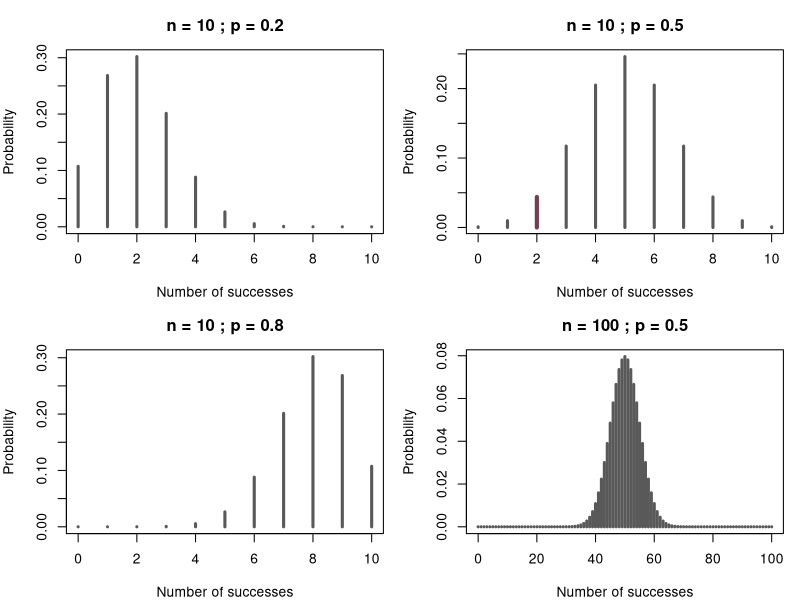
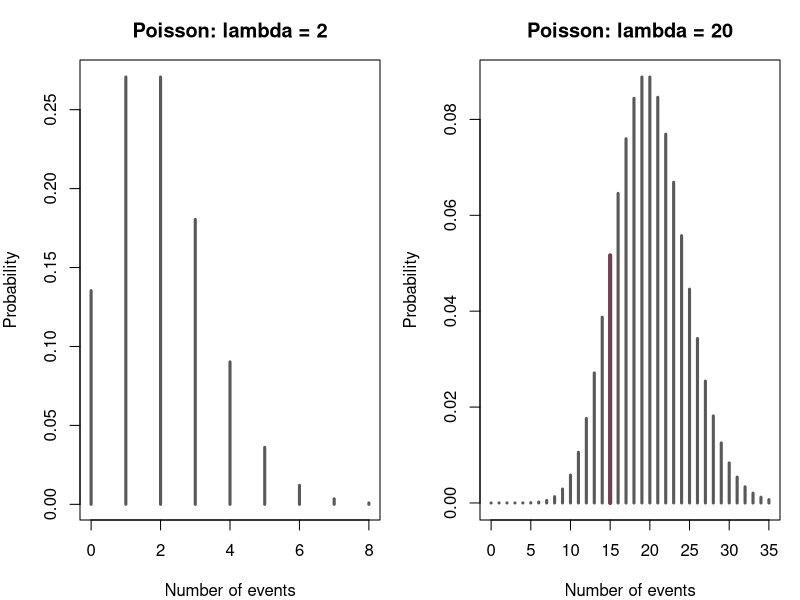
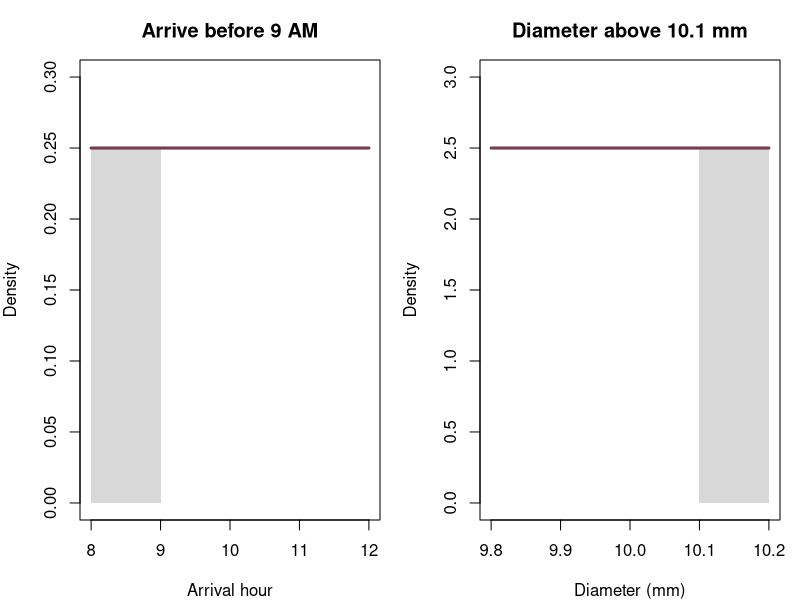

R code for these plots, in order:
## ---- chunk 1
#| label: inferential-1-15
# rep() assigns equal mass to the six fair-die outcomes; sum() adds the selected probabilities.
# %in% selects even outcomes; the second selection includes both endpoints 2 and 5.
outcomes <- 1:6
probability <- rep(1/6, 6)
c(three = probability[3], even = sum(probability[outcomes %in% c(2,4,6)]),
  between_2_and_5 = sum(probability[outcomes >= 2 & outcomes <= 5]))
## ---- chunk 2
#| label: inferential-1-16
# dbinom() gives exact counts; pbinom() gives cumulative probabilities for 80 independent cars.
# less than 2 means X<=1; lower.tail=FALSE computes P(X>2), using the stated defect probability 0.02.
c(exactly_2 = dbinom(2, size=80, prob=0.02), less_than_2 = pbinom(1,80,0.02),
  more_than_2 = pbinom(2,80,0.02,lower.tail=FALSE), no_defects = dbinom(0,80,0.02))
## ---- chunk 3
#| label: inferential-1-17
# Compare success probabilities at n = 10, then increase n to 100.
# Save the current plotting layout so it can be restored afterwards.
old_par <- par(mfrow = c(2, 2), mar = c(4, 4, 3, 1))
trial_counts <- c(10, 10, 10, 100)
success_probs <- c(0.2, 0.5, 0.8, 0.5)
for (i in 1:4) {
  n <- trial_counts[i]
  p <- success_probs[i]
  x <- 0:n
  probabilities <- dbinom(x = x, size = n, prob = p)
  plot(x = x, y = probabilities, type = "h", lwd = 3,
       col = "#595959", xlab = "Number of successes",
       ylab = "Probability", main = paste("n =", n, "; p =", p))
  if (n == 10 && p == 0.5) {
    # Highlight the question: exactly two heads in ten fair tosses.
    segments(x0 = 2, y0 = 0, x1 = 2,
             y1 = dbinom(x = 2, size = n, prob = p),
             col = "#763D52", lwd = 4)
  }
}
par(old_par)
dbinom(x = 2, size = 10, prob = 0.5)
## ---- chunk 4
#| label: inferential-1-18
# ppois() uses the stated one-hour mean lambda=1000 under a homogeneous Poisson model.
# lower.tail=FALSE gives P(X>1100), so exactly 1100 calls does not exceed capacity.
ppois(1100, lambda=1000, lower.tail=FALSE)
## ---- chunk 5
#| label: inferential-1-19
# Compare a small expected count with the calculator example, lambda = 20.
old_par <- par(mfrow = c(1, 2), mar = c(4, 4, 3, 1))
lambda_values <- c(2, 20)
for (lambda in lambda_values) {
  # Display counts through the 99.9th percentile; a small right tail is omitted.
  x <- 0:qpois(p = 0.999, lambda = lambda)
  probabilities <- dpois(x = x, lambda = lambda)
  plot(x = x, y = probabilities, type = "h", lwd = 3,
       col = "#595959", xlab = "Number of events",
       ylab = "Probability", main = paste("Poisson: lambda =", lambda))
  if (lambda == 20) {
    segments(x0 = 15, y0 = 0, x1 = 15,
             y1 = dpois(x = 15, lambda = lambda),
             col = "#763D52", lwd = 4)
  }
}
par(old_par)
dpois(x = 15, lambda = 20)
## ---- chunk 6
#| label: inferential-1-22
# Exact interval probabilities from the two stated continuous uniform models.
c(arrival_before_9 = punif(q = 9, min = 8, max = 12),
  diameter_above_10_1 = punif(q = 10.1, min = 9.8, max = 10.2,
                             lower.tail = FALSE))
# Plot density heights; shaded areas represent the required probabilities.
old_par <- par(mfrow = c(1, 2), mar = c(4, 4, 3, 1))
plot(x = c(8, 12), y = c(0, 0.30), type = "n",
     xlab = "Arrival hour", ylab = "Density", main = "Arrive before 9 AM")
rect(xleft = 8, ybottom = 0, xright = 9, ytop = 1 / (12 - 8),
     col = "#D8D8D8", border = NA)
segments(x0 = 8, y0 = 0.25, x1 = 12, y1 = 0.25,
         col = "#763D52", lwd = 3)
plot(x = c(9.8, 10.2), y = c(0, 3), type = "n",
     xlab = "Diameter (mm)", ylab = "Density", main = "Diameter above 10.1 mm")
rect(xleft = 10.1, ybottom = 0, xright = 10.2, ytop = 1 / (10.2 - 9.8),
     col = "#D8D8D8", border = NA)
segments(x0 = 9.8, y0 = 2.5, x1 = 10.2, y1 = 2.5,
         col = "#763D52", lwd = 3)
par(old_par)
## ---- chunk 7
#| label: inferential-1-28
# c() collects the two approximate expected counts, using the original 95% empirical-rule approximation.
# These are normal-model approximations for 280 students, not observed counts.
c(between_58_and_90 = 280*0.95, above_90 = 280*0.025)
## ---- chunk 8
#| label: inferential-1-30
# Standardization subtracts the stated course mean and divides by that course's SD.
# Both exam scores are 90; a larger z-score means a higher position relative to the course mean.
c(Python = (90-70)/10, Database = (90-80)/10)
## ---- chunk 9
#| label: inferential-1-31
# set.seed() makes rnorm() reproducible; the 2,000 simulated values use the source mean 25 and SD 8.
# MASS::fitdistr() fits three candidate families by maximum likelihood; this is a limited R comparison.
set.seed(307312)
y <- rnorm(2000, mean=25, sd=8)
# lapply() passes each family name to the anonymous function and collects its fitted model.
fits <- lapply(c("normal","logistic","cauchy"), function(family) MASS::fitdistr(y, family))
# AIC() trades fit against parameter count; lower AIC only compares these candidates, not all distributions.
# sapply() applies AIC to each fitted object; names label the results for interpretation.
aic <- sapply(fits, AIC)
names(aic) <- c("normal","logistic","cauchy")
aic
## ---- chunk 10
#| label: inferential-1-36
# pnorm() integrates the stated normal model: mean 70, SD 6, and a score threshold of 75.
# lower.tail=FALSE gives P(score>75) directly, without rounding the z-score to a table entry.
pnorm(75, mean=70, sd=6, lower.tail=FALSE)
## ---- chunk 11
#| label: inferential-1-37
# The question on this slide asks for a score above 90.
p_above_90 <- pnorm(q=90, mean=70, sd=6, lower.tail=FALSE)
c(probability=p_above_90, percentage=100*p_above_90)
